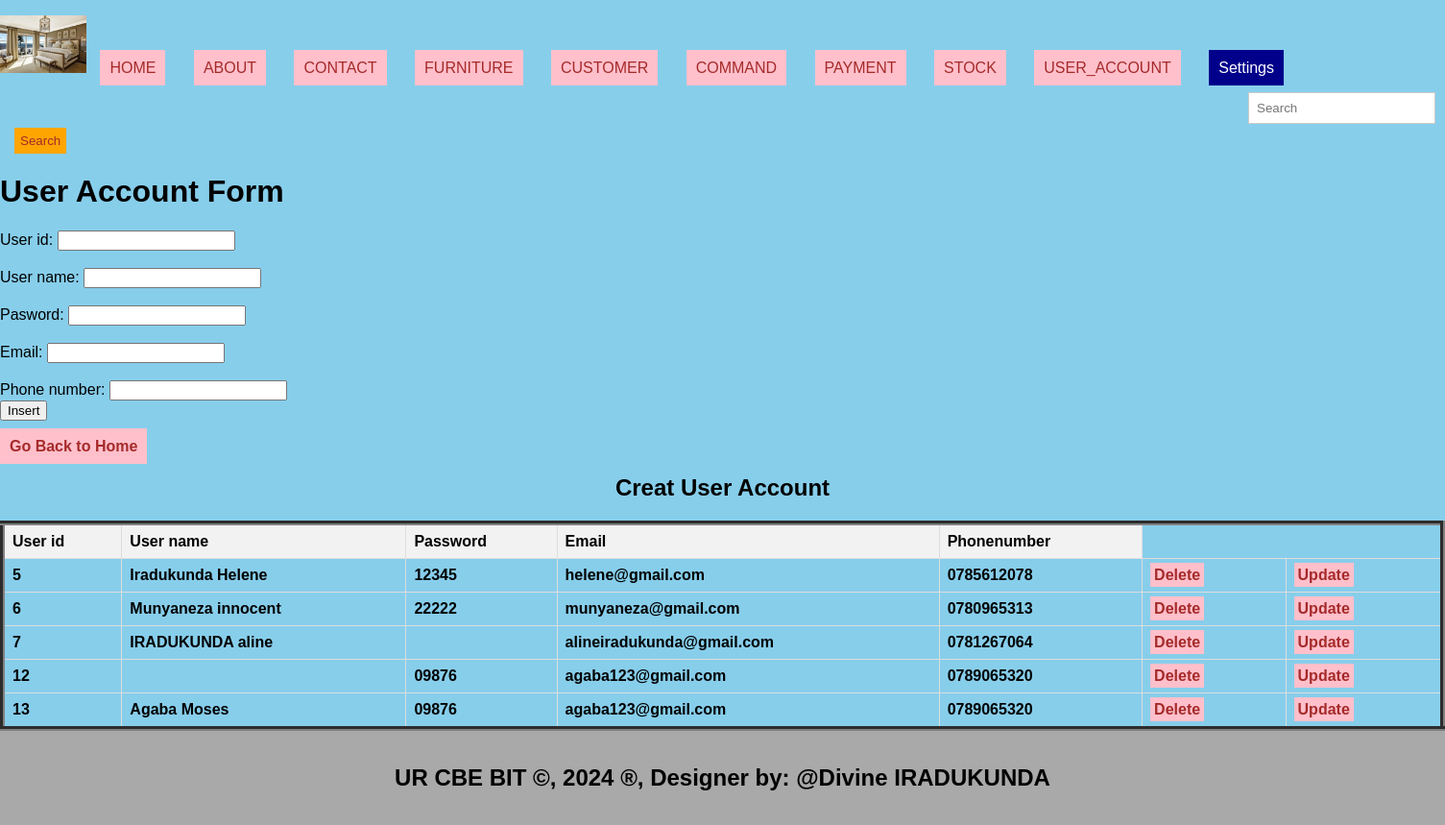
Page /useraccount.php on the committed database.
### tables this page shows
CREATE TABLE `user_account` (
  `User_id` int(10) NOT NULL,
  `User_name` varchar(30) DEFAULT NULL,
  `Password` varchar(15) DEFAULT NULL,
  `Email` varchar(35) DEFAULT NULL,
  `Phonenumber` varchar(15) DEFAULT NULL
);

### useraccount.php (the view, shortened to what this page needs)
<!DOCTYPE html>
<html>
<head>
  <link rel="stylesheet" type="text/css" href="style.css" title="style 1" media="screen, tv, projection, handheld, print"/>
</head>
<body bgcolor="skyblue">
         <ul style="list-style-type: none; padding: 0;">
    <li style="display: inline; margin-right: 10px;">
    <img src="./Images/bedroom.jpg" width="90" height="60" alt="Logo">
  </li>
    <li style="display: inline; margin-right: 10px;"><a href="./home.html">HOME</a>
  </li>
    <li style="display: inline; margin-right: 10px;"><a href="./about.html">ABOUT</a>
  </li>
    <li style="display: inline; margin-right: 10px;"><a href="./contact.html">CONTACT</a>
  </li>
    <li style="display: inline; margin-right: 10px;"><a href="./furniture.php">FURNITURE</a>
  </li>
    <li style="display: inline; margin-right: 10px;"><a href="./customer.php">CUSTOMER</a>
  </li>
    <li style="display: inline; margin-right: 10px;"><a href="./command.php">COMMAND</a>
  </li>
    <li style="display: inline; margin-right: 10px;"><a href="./payment.php">PAYMENT</a>
  </li>
    <li style="display: inline; margin-right: 10px;"><a href="./stock.php">STOCK</a>
  </li>
    <li style="display: inline; margin-right: 10px;"><a href="./user_account.php">USER_ACCOUNT</a>
  </li>
    <li class="dropdown" style="display: inline; margin-right: 10px;">
      <a href="#" style="padding: 10px; color: white; background-color: darkblue; text-decoration: none; margin-right: 15px;">Settings</a>
    </li>
  </ul>
    <form class="d-flex" role="search" action="search.php">
    <input class="form-control me-2" type="search" placeholder="Search" aria-label="Search">
    <button class="btn btn-outline-success" type="submit">Search</button>
  </form>
    <h1>User Account Form</h1>
<form method="post" action="useraccount.php">
<label for="uid">User id:</label>
<input type="number" id="uid" name="uid" required><br><br>
<label for="uname">User name:</label>
<input type="text" id="uname" name="uname" required><br><br>
<label for="password">Pasword:</label>
<input type="text" id="password" name="password" required><br><br>
<label for="email">Email:</label>
<input type="email" id="email" name="email" required><br><br>
<label for="pnumber">Phone number:</label>
<input type="number" id="pnumber" name="pnumber" required><br><b>
<input type="submit" name="add" value="Insert"><br><br>
<a href="./home.html">Go Back to Home</a>
<!DOCTYPE html>
<html>
<head>
</head>
<body>
    <center><h2>Creat User Account</h2></center>
    <table border="5">
        <tr>
            <th>User id</th>
            <th>User name</th>
            <th>Password</th>
            <th>Email</th>
            <th>Phonenumber</th>
        </tr>
        <?php
        $host = "localhost";
        $user = "root";
        $pass = "";
        $database = "onlinesalesfurniture";
        $connection = new mysqli($host, $user, $pass, $database);
        $sql = "SELECT * FROM user_account";
        $result = $connection->query($sql);
        if ($result->num_rows > 0) {
            while ($row = $result->fetch_assoc()) {
                $uid = $row['User_id'];
                echo "<tr>
                    <td>" . $row['User_id'] . "</td>
                    <td>" . $row['User_name'] . "</td>
                    <td>" . $row['Password'] . "</td>
                    <td>" . $row['Email'] . "</td>
                    <td>" . $row['Phonenumber'] . "</td>
                    <td><a style='padding:4px' href='udelete.php?User_id=$uid'>Delete</a></td>
                    <td><a style='padding:4px' href='usupdate.php?User_id=$uid'>Update</a></td>
                </tr>";
            }
        } else {
            echo "<tr><td colspan='6'>No data found</td></tr>";
        }
        ?>
    </table>
</body>
<footer>
  <center>
    <b><h2>UR CBE BIT &copy, 2024 &reg, Designer by: @Divine IRADUKUNDA</h2></b>
  </center>
</footer>
</body>
</html>

### style.css (style rules this page uses)
body { font-family: Arial, sans-serif; margin: 0; padding: 0; }
.form-control { padding: 8px; margin-left: 4px; border: 1px solid #ccc; }
.btn { padding: 6px; background-color: orange; color: brown; border: none; }
.dropdown { position: relative; display: inline; margin-right: 10px; }
body { font-family: Arial,sans-serif; margin:0; padding:0; }
.dropdown { position: right; display:right; direction:rtl; }
footer { text-align: center; padding: 15px; background-color:darkgray; }

### useraccount.php (style rules this page uses)
a { padding: 10px; color: white; background-color: pink; text-decoration: none; margin-right: 15px; }
a:link { color: brown; }
button.btn { margin-left: 15px; margin-top: 4px; }
input.form-control { margin-left: 1300px; padding: 8px; }
table { width: 100%; border-collapse: collapse; }
th, td { border: 1px solid #ddd; padding: 8px; text-align: left; }
th { background-color: #f2f2f2; }

### rows in the picture
user_account: User_id "5", User_name "Iradukunda Helene", Password "12345", Email "helene@gmail.com", Phonenumber "0785612078"
user_account: User_id "6", User_name "Munyaneza innocent", Password "22222", Email "munyaneza@gmail.com", Phonenumber "0780965313"
user_account: User_id "7", User_name "IRADUKUNDA aline", Email "alineiradukunda@gmail.com", Phonenumber "0781267064"
user_account: User_id "12", Password "09876", Email "agaba123@gmail.com", Phonenumber "0789065320"
user_account: User_id "13", User_name "Agaba Moses", Password "09876", Email "agaba123@gmail.com", Phonenumber "0789065320"
